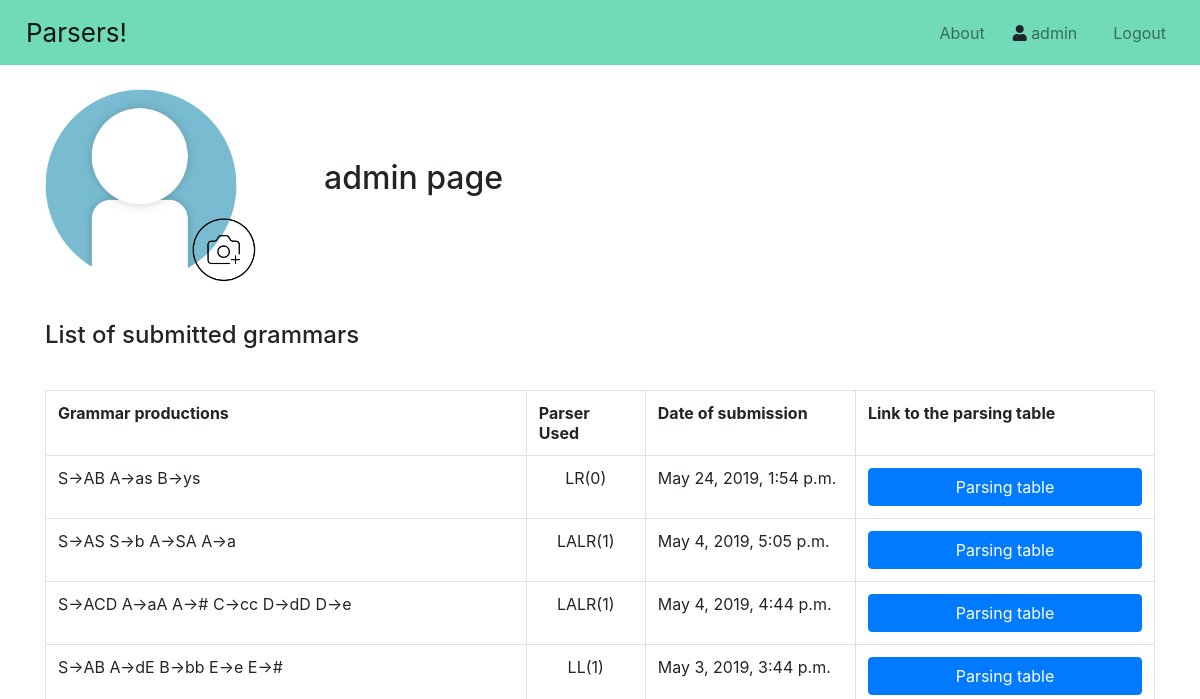
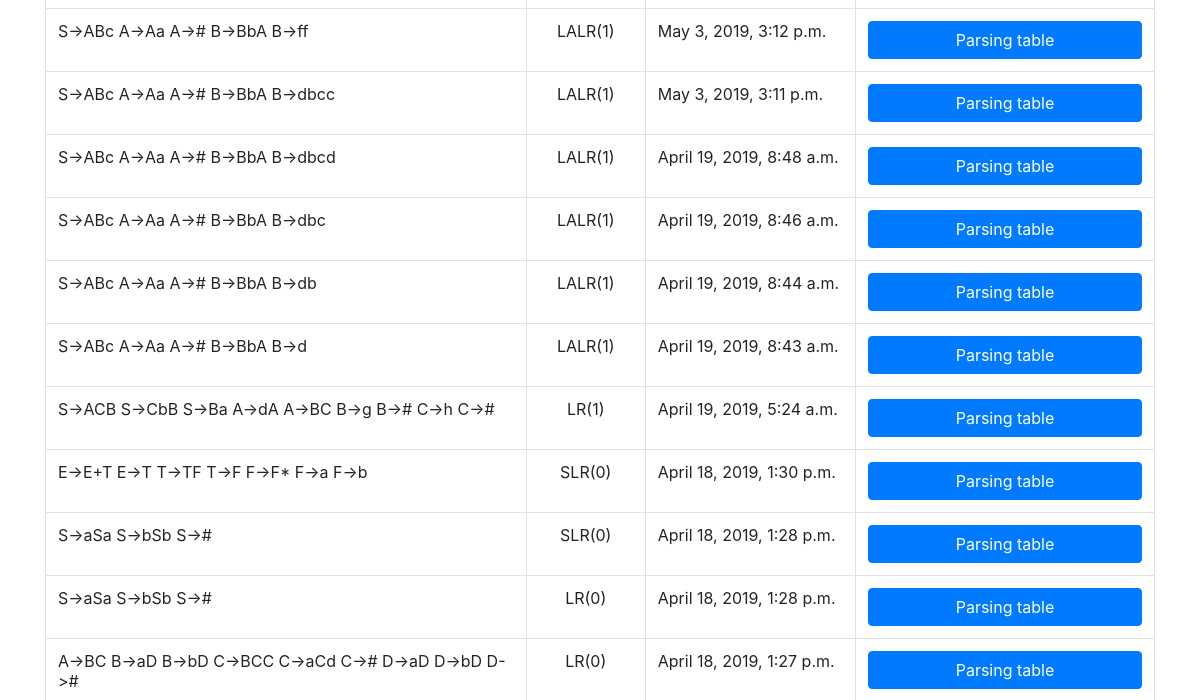
Page /user/ (signed in, upper part) on the earlier database version (2 pictures, top to bottom).
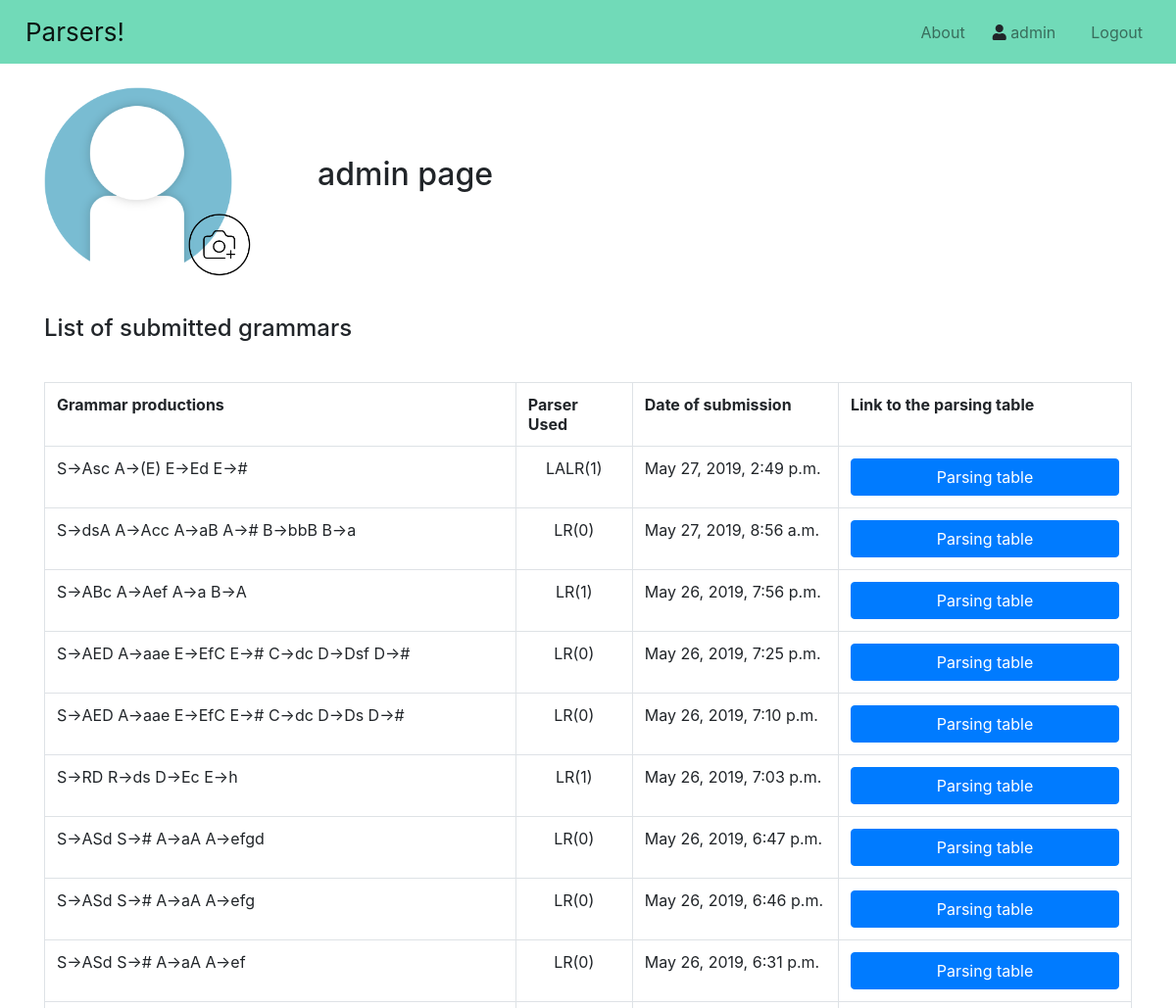
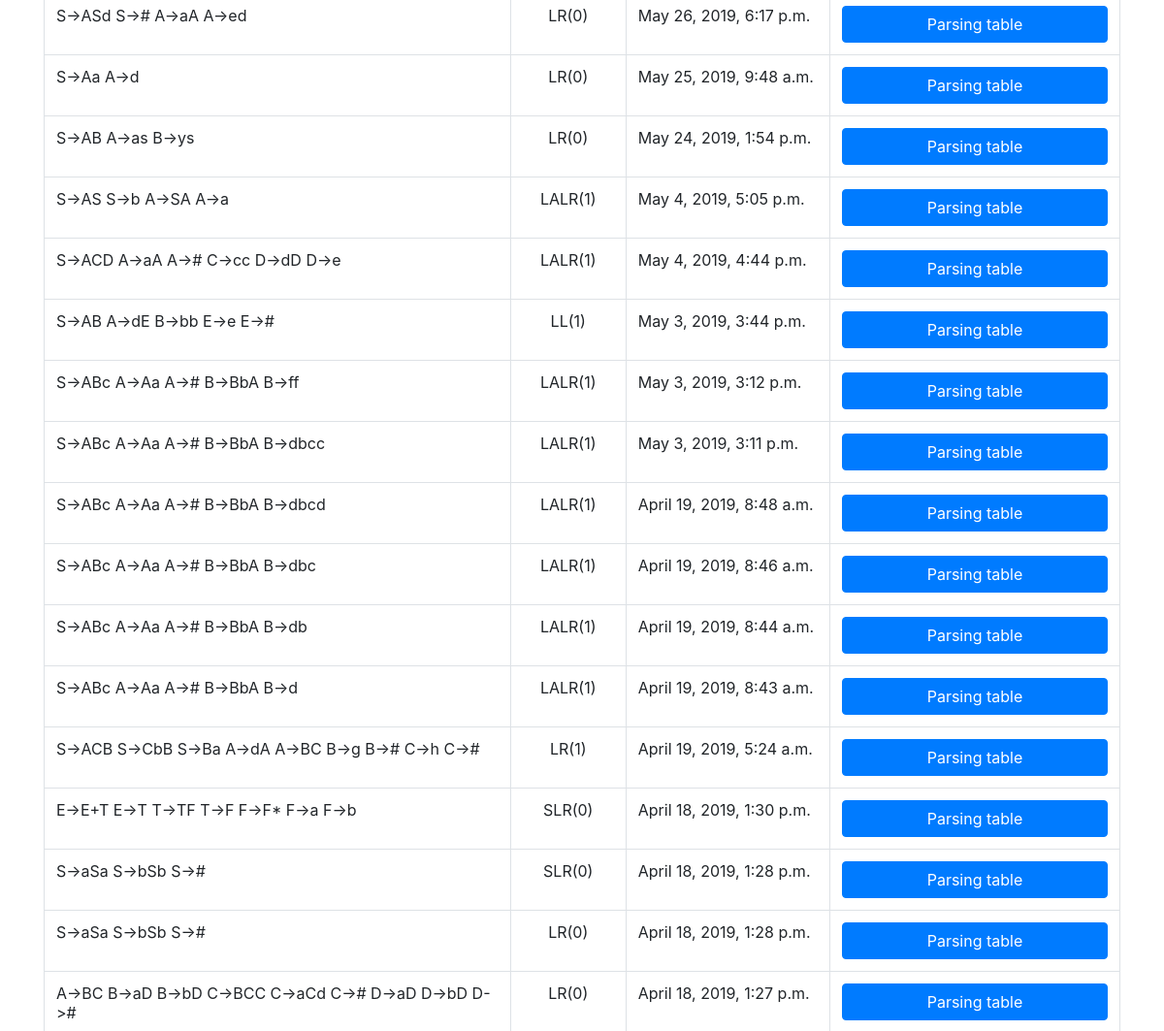
Same page on the later database version (2 pictures, top to bottom).
### main/models.py (models this page shows, shortened)
class Grammar(models.Model):
    grammar_productions = models.TextField()
    grammar_terminal_symbols = models.TextField()
    grammar_nonTerminal_symbols = models.TextField()
    grammar_first_set = models.TextField()
    grammar_follow_set = models.TextField()
    grammar_used_parser = models.CharField(max_length = 20)
    grammar_parsing_table_entries = models.TextField()
    grammar_user_submitter = models.ForeignKey(User, on_delete = models.CASCADE, blank = True, null = True)
    grammar_timestamp = models.DateTimeField('Date submitted', default = timezone.now())

### main/views.py (the view)
# urls.py: path("user/", views.user_page, name = "user"),
def user_page(request):
    grammars_to_show = []
    for grammar_entry in Grammar.objects.all():
        if (grammar_entry.grammar_user_submitter == request.user):
            grammars_to_show.append(grammar_entry)
    return(render(request = request, template_name = "main/user_page.html", context = {"grammars": grammars_to_show}))

### main/templates/main/user_page.html
{% extends "main/home.html" %}
{% load static %}
{% block content %}
    <div id="avatar_title_div">
        <div id="avatar_group">
            <img src="{% static 'img/default_avatar.png' %}" id="user_avatar">
            <img src="{% static 'img/upload_new_avatar.png' %}" id="upload_new_avatar">
        </div>
        <h2 id="user_page_title">{{user.username}} page</h2>
    </div>
    <br>
    <p><h4>List of submitted grammars</h4></p>
    <br>
    <table id="user_table" class="table table-bordered">
        <tr>
            <th>Grammar productions</th>
            <th>Parser Used</th>
            <th>Date of submission</th>
            <th>Link to the parsing table</th>
        </tr>
        {% for element in grammars reversed %}
            <tr>
                <td>{{ element.grammar_productions }}</td>
                {% if element.grammar_used_parser == "lr0" %}
                    <td style="text-align: center;">LR(0)</td>
                {% elif element.grammar_used_parser == "slr0" %}
                    <td style="text-align: center;">SLR(0)</td>
                {% elif element.grammar_used_parser == "lr1" %}
                    <td style="text-align: center;">LR(1)</td>
                {% elif element.grammar_used_parser == "lalr1" %}
                    <td style="text-align: center;">LALR(1)</td>
                {% elif element.grammar_used_parser == "ll1" %}
                    <td style="text-align: center;">LL(1)</td>
                {% endif %}
                <td>{{element.grammar_timestamp}}</td>
                <td><input class="btn btn-primary btn-user-page" value="Parsing table" onclick="window.location.href='/{{element.grammar_used_parser}}-parser/parsing-grammar-{{element.id}}/'"/></td>
            </tr>
        {% endfor %}
    </table>
{% endblock %}

### main/templates/main/home.html (shortened to what this page needs)
{% load static %}
<html lang="en">
<head>
    <link rel="stylesheet" href="https://stackpath.bootstrapcdn.com/bootstrap/4.3.1/css/bootstrap.min.css">
    <link rel="stylesheet" href="https://use.fontawesome.com/releases/v5.8.1/css/all.css">
    <link rel="stylesheet" type="text/css" href="{% static 'css/style.css' %}">
</head>
<body>
    {% include "main/includes/navbar.html" %}
    <div class="container">
        <br>
        {% block content %}
        {% endblock %}
    </div>
</body>

### main/templates/main/includes/navbar.html (shortened to what this page needs)
<nav class="navbar navbar-expand-lg navbar-light bg-light" id="my_navbar">
    <a class="navbar-brand" href="/">Parsers!</a>
    <div class="collapse navbar-collapse justify-content-end" id="navbarNav">
        <ul class="navbar-nav ml-auto">
            <li class="nav-item" id="nav_about_button">
                <a class="nav-link" href="/about">About</a>
            </li>
            {% if user.is_authenticated %}
                <li class="nav-item" id="nav_user_button">
                    <i class="fas fa-user" href="/user" id="user_icon"></i>
                    <a class="nav-link" href="/user" id="user_link">{{user.username}}</a>
                </li>
                <li class="nav-item" id="nav_logout_button">
                    <a class="nav-link" href="/logout">Logout</a>
                </li>
            {% endif %}
        </ul>
    </div>
</nav>

### main/static/css/style.css (style rules this page uses)
.navbar-brand { padding-left: 10px; font-size: 26px; }
.nav-item { padding-left: 10px; padding-right: 10px; }
.btn-user-page { width: -webkit-fill-available; height: inherit; cursor: pointer; }
#my_navbar { background-color: #71dab8 !important; }
#user_icon { display: inline-block; }
#user_link { display: inline-block; padding-left: 0; }
#avatar_group { display: inline; }
#user_avatar { height: 12rem; display: inline; }
#upload_new_avatar { height: 4rem; display: inline; z-index: 2; margin-left: -50px; margin-bottom: -130px; cursor: pointer; }
#user_page_title { display: inline; margin-left: 4rem; }

Differences in the rows shown:
added Grammar: grammar_productions "S->Asc A->(E) E->Ed E->#", grammar_used_parser "LALR(1)", grammar_timestamp "May 27, 2019, 2:49 p.m."
added Grammar: grammar_productions "S->dsA A->Acc A->aB A-># B->bbB B->a", grammar_used_parser "LR(0)", grammar_timestamp "May 27, 2019, 8:56 a.m."
added Grammar: grammar_productions "S->ABc A->Aef A->a B->A", grammar_used_parser "LR(1)", grammar_timestamp "May 26, 2019, 7:56 p.m."
added Grammar: grammar_productions "S->AED A->aae E->EfC E-># C->dc D->Dsf D->#", grammar_used_parser "LR(0)", grammar_timestamp "May 26, 2019, 7:25 p.m."
added Grammar: grammar_productions "S->AED A->aae E->EfC E-># C->dc D->Ds D->#", grammar_used_parser "LR(0)", grammar_timestamp "May 26, 2019, 7:10 p.m."
added Grammar: grammar_productions "S->RD R->ds D->Ec E->h", grammar_used_parser "LR(1)", grammar_timestamp "May 26, 2019, 7:03 p.m."
added Grammar: grammar_productions "S->ASd S-># A->aA A->efgd", grammar_used_parser "LR(0)", grammar_timestamp "May 26, 2019, 6:47 p.m."
added Grammar: grammar_productions "S->ASd S-># A->aA A->efg", grammar_used_parser "LR(0)", grammar_timestamp "May 26, 2019, 6:46 p.m."
added Grammar: grammar_productions "S->ASd S-># A->aA A->ef", grammar_used_parser "LR(0)", grammar_timestamp "May 26, 2019, 6:31 p.m."
added Grammar: grammar_productions "S->ASd S-># A->aA A->ed", grammar_used_parser "LR(0)", grammar_timestamp "May 26, 2019, 6:17 p.m."
added Grammar: grammar_productions "S->Aa A->d", grammar_used_parser "LR(0)", grammar_timestamp "May 25, 2019, 9:48 a.m."
